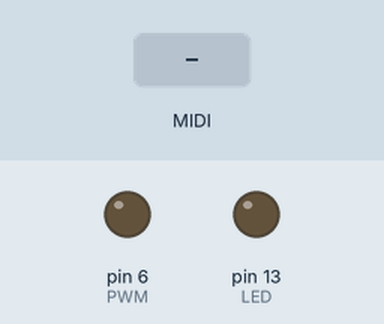
A sketch run on a simulated Arduino Uno, built with avr-gcc and run on an emulated ATmega328P. On the bench: output pins drawn as LEDs (lit = HIGH). Dashed ring = blinking. The test bench sets the inputs (shaded band). MIDI output is not drawn.

Above: at 1.3 s.
1.4 s: MIDI note 36 received
At 1.71 s:
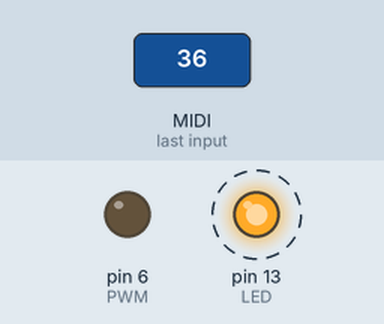
3.2 s: MIDI note 67 received
At 3.37 s:
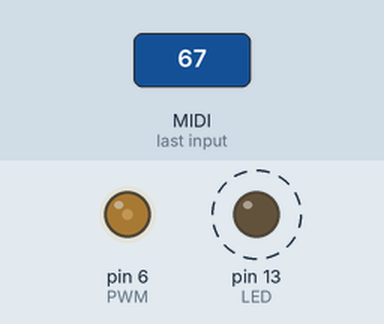
Timing chart, 0 to 6.2 s (numbered marks = the images above; inputs shaded):
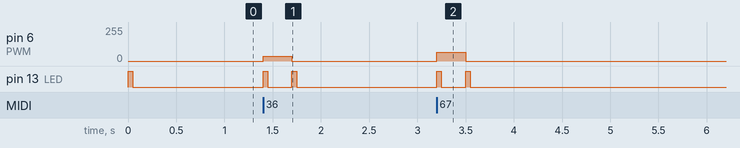

The sketch:

MIDI_toneShow.ino
```cpp
#include <MIDI.h>
#include <Time.h>
#include <TimeAlarms.h>

#define LED 13
#define PWM 6

MIDI_CREATE_INSTANCE(HardwareSerial, Serial, MIDI);

void setup()
{
  pinMode(LED, OUTPUT);
  blinkLED(1);

  pinMode(PWM, OUTPUT);
  analogWrite(PWM, 0);
  setPwmFrequency(PWM, 8);

  MIDI.setHandleNoteOn(onNoteOn);
  MIDI.setHandleNoteOff(onNoteOff);

  MIDI.begin(MIDI_CHANNEL_OMNI);
}

void onNoteOn(byte channel, byte note, byte velocity)
{
  analogWrite(PWM, note);
  blinkLED(channel);
}

void onNoteOff(byte channel, byte note, byte velocity)
{
  analogWrite(PWM, 0);
  blinkLED(channel);
}

void blinkLED(int blinks)
{
  for (int i = 0; i < blinks; i++)
  {
    digitalWrite(LED, HIGH);
    Alarm.delay(50);
    digitalWrite(LED, LOW);
    Alarm.delay(50);
  }
}

void setPwmFrequency(int pin, int divisor)
{
  byte mode;
  if (pin == 5 || pin == 6 || pin == 9 || pin == 10)
  {
    switch (divisor)
    {
      case 1: mode = 0x01; break;
      case 8: mode = 0x02; break;
      case 64: mode = 0x03; break;
      case 256: mode = 0x04; break;
      case 1024: mode = 0x05; break;
      default: return;
    }

    if (pin == 5 || pin == 6)
    {
      TCCR0B = TCCR0B & 0b11111000 | mode;
    }
    else
    {
      TCCR1B = TCCR1B & 0b11111000 | mode;
    }
  }
  else if (pin == 3 || pin == 11)
  {
    switch (divisor)
    {
      case 1: mode = 0x01; break;
      case 8: mode = 0x02; break;
      case 32: mode = 0x03; break;
      case 64: mode = 0x04; break;
      case 128: mode = 0x05; break;
      case 256: mode = 0x06; break;
      case 1024: mode = 0x7; break;
      default: return;
    }

    TCCR2B = TCCR2B & 0b11111000 | mode;
  }
}

void loop()
{
  MIDI.read();
  Alarm.delay(0);
}
```

Measured:
- after the input at 1.4 s, pin 6 (PWM): 0/255 → 36/255 at once, → 0/255 0.30 s later; pin 13 (LED): alternates HIGH for 0.05 s and LOW for 0.25 s, 4 changes in all, then stays LOW, starting at once
- after the input at 3.2 s, pin 6 (PWM): 0/255 → 67/255 at once, → 0/255 0.30 s later; pin 13 (LED): alternates HIGH for 0.05 s and LOW for 0.25 s, 4 changes in all, then stays LOW, starting at once
